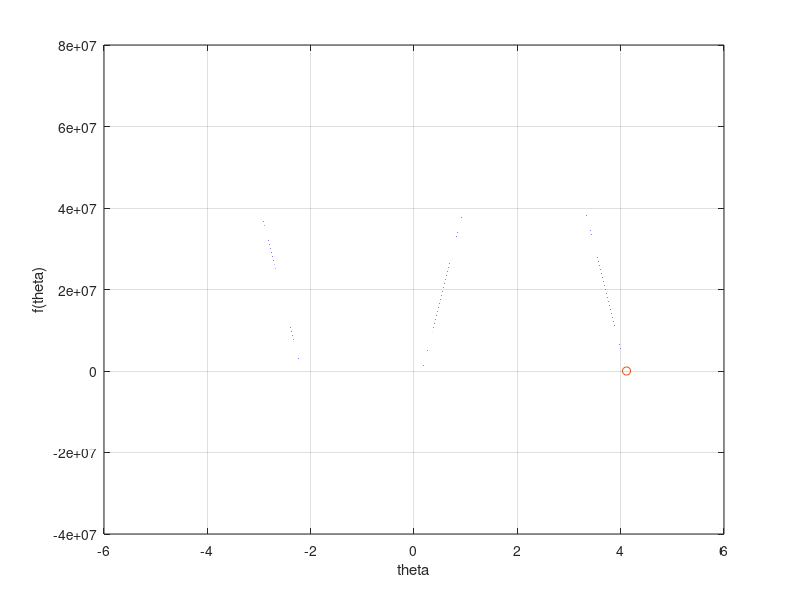

This chart was generated by the following MATLAB code: (Note: this script raises an error after producing the figure.)
clc;
clear all;
close all;

Wb = 1.663*10^6
Ws = 0.23*10^6
Ts = 1.125*10^6
Tb = 5.30*10^6
%theta = 0:0.001:1;

momentequ = @(theta) (4*Tb) + (24*Ws) + (38*Ts*sin(theta)) - (24*Ts*cos(theta)) - (4*Wb);
dmomentequ = @(theta) (38*Ts*cos(theta)) + (24*Ts*sin(theta))

theta = -5:0.00001:5;
y = feval(momentequ,theta);

figure(2)
plot(theta,y);
xlabel('theta');
ylabel('f(theta)');
hold on;
plot(4.113041, 0.126566, 'o');
grid on;
hold off;

r = newton(momentequ,dmomentequ,3,0.001,10)
